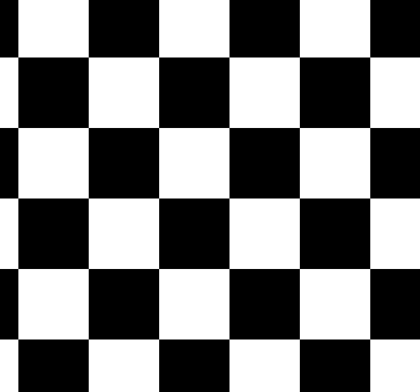
#> input picture multiMediaProgramming/ch4/check.png, 420 x 392 px
$ python 4-1.py
#> lines starting #> are read from the running program, lines starting #| are printed output that depends on the picture
import cv2 as cv

#img=cv.imread('soccer.jpg')
img=cv.imread('check.png')
#> img is the input picture: shape (392, 420, 3); min 0, max 255, mean 127.5
gray=cv.cvtColor(img,cv.COLOR_BGR2GRAY)

gray = cv.blur(gray, (3,3)) # 잡음 제거 효과
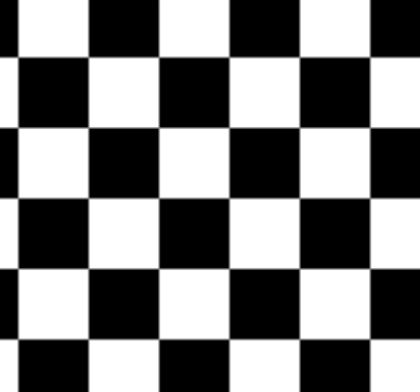
#> gray: shape (392, 420); min 0, max 255, mean 127.5

#grad_x=cv.Sobel(gray,cv.CV_32F,1,0,ksize=3)	# 소벨 연산자 적용, sobel_x
#grad_y=cv.Sobel(gray,cv.CV_32F,0,1,ksize=3) # sobel_y
grad = cv.Laplacian(gray, cv.CV_32F)
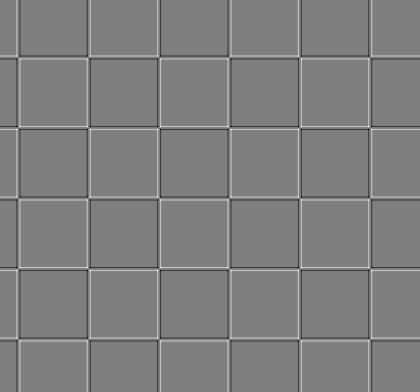
#> grad: shape (392, 420) float32; min -146, max 146, mean 0; drawn with min black and max white

#sobel_x=cv.convertScaleAbs(grad_x)	# 절대값을 취해 양수 영상으로 변환
#sobel_y=cv.convertScaleAbs(grad_y)
lap = cv.convertScaleAbs(grad)
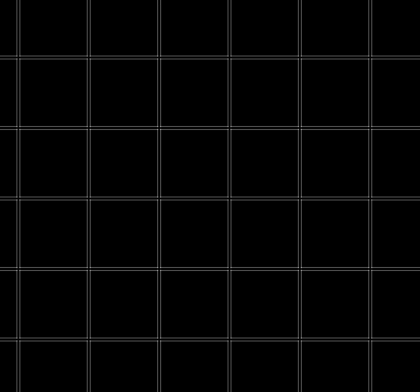
#> lap: shape (392, 420); min 0, max 146, mean 4.5

#edge_strength=cv.addWeighted(sobel_x,0.5,sobel_y,0.5,0)	# 에지 강도 계산
# 0.5*sobel_x + 0.5*sobel_y + 0.0

cv.imshow('Original',gray)
#cv.imshow('sobelx',sobel_x)
#cv.imshow('sobely',sobel_y)
#cv.imshow('edge strength',edge_strength)
cv.imshow('laplacian', lap) # 두 줄 나오는 데 있음. 라플(?) 형태의 에지 있어서

cv.waitKey()
cv.destroyAllWindows()

$ run again, with multiMediaProgramming/ch4/shapes2.png copied over multiMediaProgramming/ch4/check.png
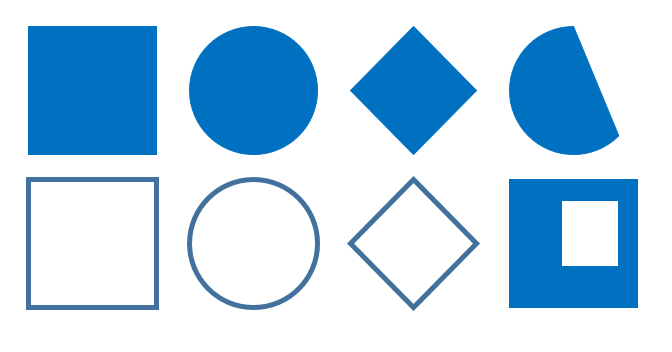
#> input picture multiMediaProgramming/ch4/shapes2.png, 672 x 352 px
#> img is the input picture: shape (352, 672, 3); mean B, G, R 236.2, 214.5, 184.5
#> `grad = cv.Laplacian(gray, cv.CV_32F)`:
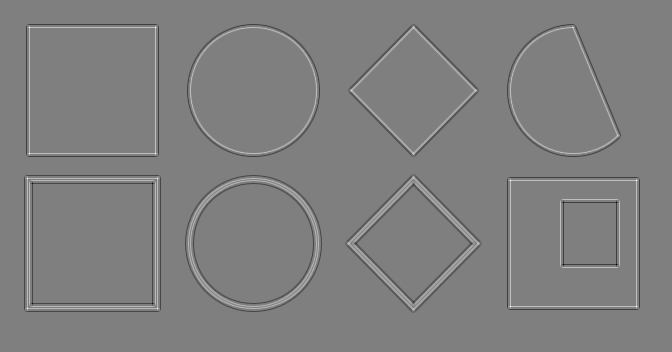
#> grad: shape (352, 672) float32; min -112, max 112, mean 0; drawn with min black and max white
#> `lap = cv.convertScaleAbs(grad)`:
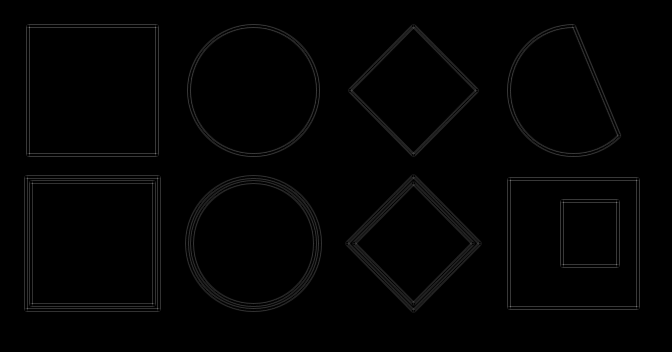
#> lap: shape (352, 672); min 0, max 112, mean 2.4
